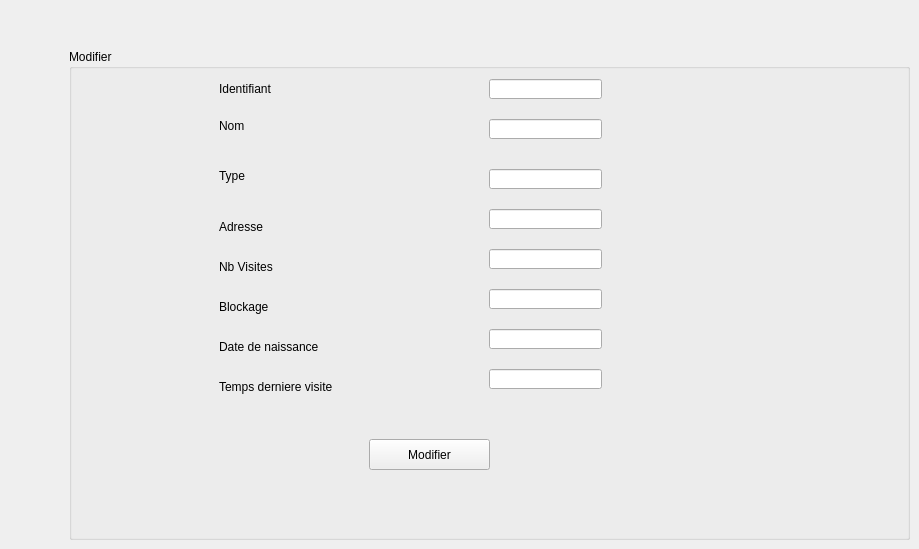
      <widget class="QWidget" name="modifier_9">
       <attribute name="title">
        <string>Modifer</string>
       </attribute>
       <widget class="QGroupBox" name="groupBox_5">
        <property name="geometry">
         <rect>
          <x>69</x>
          <y>49</y>
          <width>841</width>
          <height>491</height>
         </rect>
        </property>
        <property name="title">
         <string>Modifier</string>
        </property>
        <widget class="QLineEdit" name="nom_modif_site">
         <property name="geometry">
          <rect>
           <x>420</x>
           <y>70</y>
           <width>113</width>
           <height>20</height>
          </rect>
         </property>
        </widget>
        <widget class="QLabel" name="label_19">
         <property name="geometry">
          <rect>
           <x>150</x>
           <y>290</y>
           <width>141</width>
           <height>16</height>
          </rect>
         </property>
         <property name="text">
          <string>Date de naissance</string>
         </property>
        </widget>
        <widget class="QLabel" name="label_20">
         <property name="geometry">
          <rect>
           <x>150</x>
           <y>30</y>
           <width>171</width>
           <height>21</height>
          </rect>
         </property>
         <property name="text">
          <string>&lt;html&gt;&lt;head/&gt;&lt;body&gt;&lt;p&gt;Identifiant&lt;/p&gt;&lt;/body&gt;&lt;/html&gt;</string>
         </property>
        </widget>
        <widget class="QLabel" name="label_21">
         <property name="geometry">
          <rect>
           <x>150</x>
           <y>120</y>
           <width>47</width>
           <height>14</height>
          </rect>
         </property>
         <property name="text">
          <string>Type</string>
         </property>
        </widget>
        <widget class="QPushButton" name="pb_modifiersite">
         <property name="geometry">
          <rect>
           <x>300</x>
           <y>390</y>
           <width>121</width>
           <height>31</height>
          </rect>
         </property>
         <property name="text">
          <string>Modifier</string>
         </property>
        </widget>
        <widget class="QLabel" name="label_22">
         <property name="geometry">
          <rect>
           <x>150</x>
           <y>170</y>
           <width>61</width>
           <height>16</height>
          </rect>
         </property>
         <property name="text">
          <string>Adresse</string>
         </property>
        </widget>
        <widget class="QLineEdit" name="adresse_modif_site">
         <property name="geometry">
          <rect>
           <x>420</x>
           <y>160</y>
           <width>113</width>
           <height>20</height>
          </rect>
         </property>
        </widget>
        <widget class="QLabel" name="label_23">
         <property name="geometry">
          <rect>
           <x>150</x>
           <y>70</y>
           <width>47</width>
           <height>14</height>
          </rect>
         </property>
         <property name="text">
          <string>Nom</string>
         </property>
        </widget>
        <widget class="QLineEdit" name="type_modif_site">
         <property name="geometry">
          <rect>
           <x>420</x>
           <y>120</y>
           <width>113</width>
           <height>20</height>
          </rect>
         </property>
        </widget>
        <widget class="QLabel" name="blockage_10">
         <property name="geometry">
          <rect>
           <x>150</x>
           <y>250</y>
           <width>56</width>
           <height>16</height>
          </rect>
         </property>
         <property name="maximumSize">
          <size>
           <width>56</width>
           <height>16</height>
          </size>
         </property>
         <property name="text">
          <string>Blockage</string>
         </property>
        </widget>
        <widget class="QLabel" name="nb_visite_10">
         <property name="geometry">
          <rect>
           <x>150</x>
           <y>210</y>
           <width>56</width>
           <height>16</height>
          </rect>
         </property>
         <property name="maximumSize">
          <size>
           <width>56</width>
           <height>16</height>
          </size>
         </property>
         <property name="text">
          <string>Nb Visites</string>
         </property>
        </widget>
        <widget class="QLabel" name="temps_10">
         <property name="geometry">
          <rect>
           <x>150</x>
           <y>330</y>
           <width>131</width>
           <height>16</height>
          </rect>
         </property>
         <property name="maximumSize">
          <size>
           <width>131</width>
           <height>16</height>
          </size>
         </property>
         <property name="text">
          <string>Temps derniere visite</string>
         </property>
        </widget>
        <widget class="QLineEdit" name="nbvisite_modif_site">
         <property name="geometry">
          <rect>
           <x>420</x>
           <y>200</y>
           <width>113</width>
           <height>20</height>
          </rect>
         </property>
        </widget>
        <widget class="QLineEdit" name="blockage_modif_site">
         <property name="geometry">
          <rect>
           <x>420</x>
           <y>240</y>
           <width>113</width>
           <height>20</height>
          </rect>
         </property>
        </widget>
        <widget class="QLineEdit" name="date_modif_site">
         <property name="geometry">
          <rect>
           <x>420</x>
           <y>280</y>
           <width>113</width>
           <height>20</height>
          </rect>
         </property>
        </widget>
        <widget class="QLineEdit" name="temps_modif_site">
         <property name="geometry">
          <rect>
           <x>420</x>
           <y>320</y>
           <width>113</width>
           <height>20</height>
          </rect>
         </property>
        </widget>
        <widget class="QLineEdit" name="id_modif_site">
         <property name="geometry">
          <rect>
           <x>420</x>
           <y>30</y>
           <width>113</width>
           <height>20</height>
          </rect>
         </property>
        </widget>
       </widget>
      </widget>
